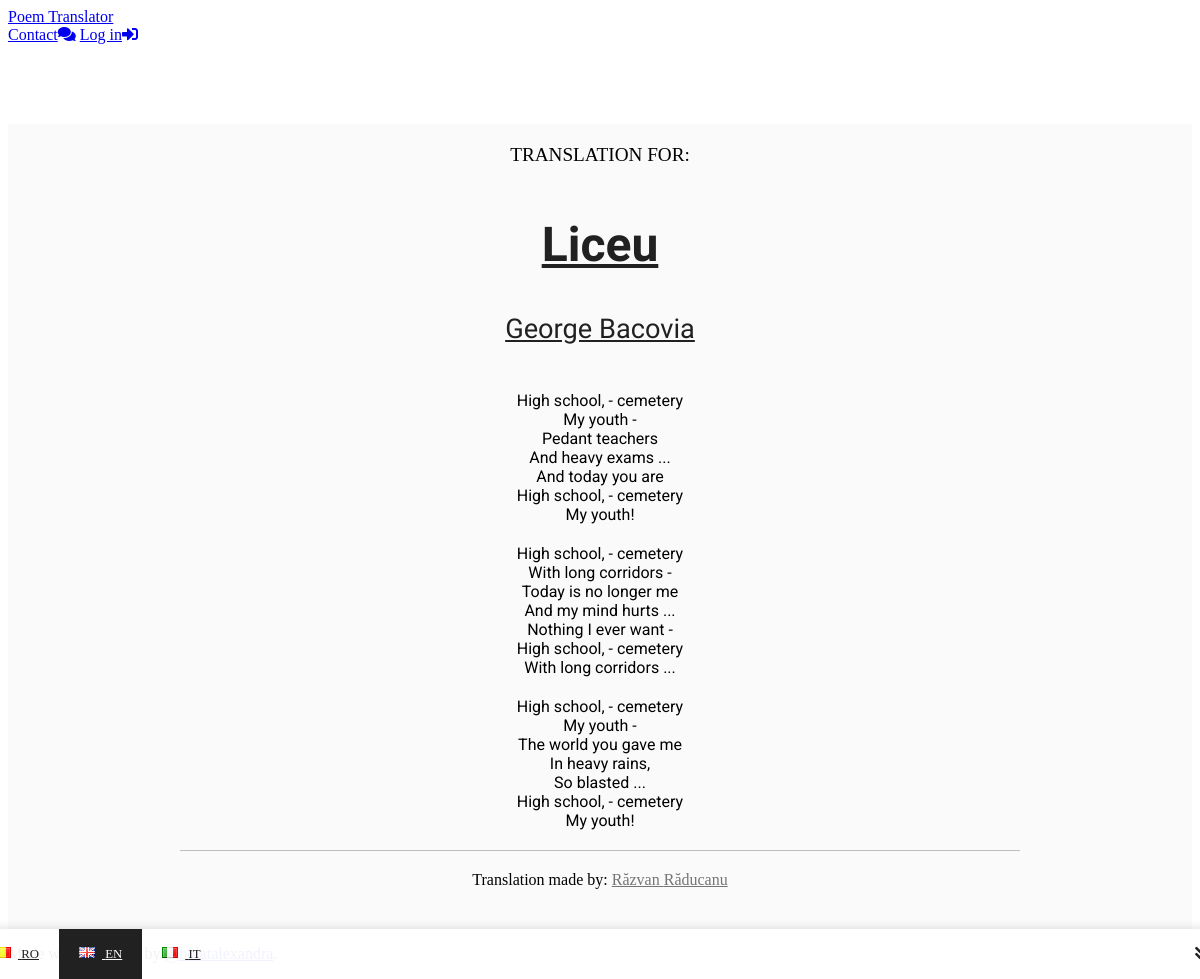
The app's page /poem/en/Liceu/razvanraducanu with its own data.
### tables this page shows
CREATE TABLE `poems` (
  `ID` int(11) NOT NULL,
  `TITLE` varchar(75) NOT NULL,
  `ID_AUTHOR` int(11) NOT NULL,
  `LANGUAGE` enum('RO','EN','DE','IT','FR','ES') NOT NULL,
  `ID_STAFF` int(11) NOT NULL
);

CREATE TABLE `authors` (
  `ID` int(11) NOT NULL,
  `NAME` varchar(100) NOT NULL,
  `BIRTH_DATE` int(4) UNSIGNED DEFAULT NULL,
  `DEATH_DATE` int(4) UNSIGNED DEFAULT NULL
);

CREATE TABLE `user_images` (
  `ID_USER` int(11) NOT NULL,
  `PATH` varchar(100) NOT NULL
);

CREATE TABLE `users` (
  `ID` int(11) NOT NULL,
  `FIRST_NAME` varchar(50) NOT NULL,
  `LAST_NAME` varchar(50) NOT NULL,
  `EMAIL` varchar(100) NOT NULL,
  `USERNAME` varchar(30) NOT NULL,
  `PASSWORD` varchar(255) NOT NULL
);

### libraries/View.php (called while the page is built, shortened)
<?php
class View
{
    public function render($name)
    {
        require_once('views/' . $name . '.php');
    }
}

### controllers/PoemController.php (called while the page is built, shortened)
<?php
require_once('libraries/Session.php');
require_once('models/PoemModel.php');
class PoemController extends Controller
{
    private $model;
    private $view_path;
    public function __construct()
    {
        $this->model = new PoemModel();
    }
    public function index()
    {
        $this->view->render('poem/' . $this->view_path . '/index');
    }
    public function loadTranslation($poem_title, $poem_language, $username)
    {
        $this->view_path = 'translation';
        $poem_title = str_replace('+', ' ', $poem_title);
        $poem_language = strtoupper($poem_language);
        $this->view->poem = $this->packPoemTranslation(
            $this->model->loadPoemForTranslationHeader($poem_title),
            $this->model->countPoemStrophes()
        );
        $this->view->user = $this->packUserTranslation(
            $this->model->selectUser($username),
            $username
        );
        $this->view->translation = $this->packTranslation(
            $this->model->loadTranslationHeader($this->view->poem['id'], $this->view->user['id'], $poem_language),
            $poem_language,
            $this->view->poem['title'],
            $this->view->user['username'],
            $this->packAvailableTranslations(
                $this->model->loadAvailableTranslations()
            )
        );
        $this->view->translation = $this->packTranslationStrophes(
            $this->view->translation,
            $this->model->loadTranslationBody($this->view->translation['id']),
            $this->view->poem['size']
        );
        return true;
    }
    private function packAvailableTranslations($languages)
    {
        $translations = [];
        foreach ($languages as $language) {
            array_push($translations, strtolower($language['LANGUAGE'])
            );
        }
        return $translations;
    }
    private function packPoemTranslation($header, $count)
    {
        $poem['id'] = $header['POEM_ID'];
        $poem['title'] = $header['POEM_TITLE'];
        $poem['size'] = ($count != null ? $count : '0');
        $language = strtolower($header['LANGUAGE']);
        $poem['language']['name'] = $language;
        $poem['language']['flag'] = 'flag flag-' . ($language == 'en' ? 'gb' : $language);
        $poem['language']['link'] = '/poem/' . $language . '/' . str_replace(' ', '+', $poem['title']);
        $poem['author']['id'] = $header['AUTHOR_ID'];
        $poem['author']['name'] = $header['AUTHOR_NAME'];
        $poem['author']['link'] = '/author/' . str_replace(' ', '+', $poem['author']['name']);
        return $poem;
    }
    private function packUserTranslation($model, $username)
    {
        $user['id'] = $model['USER_ID'];
        $user['first_name'] = $model['USER_FN'];
        $user['last_name'] = $model['USER_LN'];
        $user['username'] = $username;
        $user['link'] = '/user/' . $user['username'];
        $user['avatar_name'] = $model['USER_AVATAR'];
        return $user;
    }
    private function packTranslation($header, $language, $title, $username, $available_languages)
    {
        $translation['id'] = $header['TRANSLATION_ID'];
        $translation['rating'] = $header['RATING'];
        $language = strtolower($language);
        $title = $poem_title = str_replace(' ', '+', $title);
        $array = [];
        $array['name'] = $language;
        $array['flag'] = 'flag flag-' . ($language == 'en' ? 'gb' : $language);
        $array['link'] = '/poem/' . $language . '/' . $title . '/' . $username;
        $translation['language'] = $array;
        $i = 0;
        $array = [];
        foreach ($available_languages as $language) {
            $array[$i]['name'] = $language;
            $array[$i]['flag'] = 'flag flag-' . ($language == 'en' ? 'gb' : $language);
            $array[$i]['link'] = '/poem/' . $language . '/' . $title;
            $i++;
        }
        $translation['translations'] = $array;
        return $translation;
    }
    private function packTranslationStrophes($header, $body, $count)
    {
        $translation = $header;
        for ($i = 0; $i < $count; $i++) {
            $translation['strophes'][$i] = null;
        }
        if ($body != null) {
            foreach ($body as $strophe) {
                $translation['strophes'][$strophe['NTH'] - 1] = $strophe['TEXT'];
            }
        }
        return $translation;
    }
}

### index.php (called while the page is built, shortened)
<?php
$app = new Application();

### libraries/Session.php (called while the page is built, shortened)
<?php
class Session
{
    public static function exists($key)
    {
        return isset($_SESSION[$key]) && !empty($_SESSION[$key]);
    }
}

### libraries/Model.php (called while the page is built, shortened)
<?php
require_once('libraries/Database.php');
class Model
{
    function __construct()
    {
        $this->db = new Database();
    }
}

### libraries/Database.php (called while the page is built, shortened)
<?php
class Database extends PDO
{
    public function __construct(
        $username = PT_DB_USERNAME,
        $password = PT_DB_PASSWORD)
    {
        $dsn = 'mysql:host=' . PT_DB_SERVER . ';dbname=' . PT_DB_NAME . ';charset=' . PT_DB_CHARSET;
    }
}

### models/PoemModel.php (called while the page is built, shortened)
<?php
require_once('libraries/Model.php');
class PoemModel extends Model
{
    public function loadPoemForTranslationHeader($poem_title) {
        $SQL = 'SELECT p.ID AS POEM_ID, p.TITLE as POEM_TITLE, p.LANGUAGE AS LANGUAGE, p.ID_AUTHOR AS AUTHOR_ID,
                       a.NAME AS AUTHOR_NAME
                FROM poems p
                JOIN authors a ON p.ID_AUTHOR = a.ID
                WHERE p.TITLE = "' . $poem_title . '"';
        $statement = $this->db->prepare($SQL);
        $statement->execute();
        $result = $statement->fetch(PDO::FETCH_ASSOC);
        return $result;
    }
    public function selectUser($username) {
        $SQL = 'SELECT u.ID AS USER_ID, u.FIRST_NAME AS USER_FN, u.LAST_NAME AS USER_LN,
                ui.PATH as USER_AVATAR
                FROM users u
                LEFT JOIN user_images ui ON u.ID = ui.ID_USER
                WHERE u.USERNAME = "' . $username . '"';
        $statement = $this->db->prepare($SQL);
        $statement->execute();
        $result = $statement->fetch(PDO::FETCH_ASSOC);
        return $result;
    }
}

### views/poem/translation/index.php (the view, shortened to what this page needs)
<?php require_once('views/components/meta.php'); ?>
<link rel="stylesheet" href="/public/css/translation.css">
<link rel="stylesheet" href="/public/css/flags.min.css">
<?php
if (Session::exists('user_id')) {
    require_once('views/components/header.php');
} else {
    require_once('views/components/header-generic.php');
}
?>
<main>
    <div class="container">
        <section class="info">
            Translation for:
        </section>
        <section class="poem">
            <h1 class="poem-title">
                <a href="<?php echo $this->poem['language']['link'] ?>">
                    <?php echo $this->poem['title']; ?>
                </a>
            </h1>
            <div class="poem-author">
                <a href="<?php echo $this->poem['author']['link']; ?>">
                    <?php echo $this->poem['author']['name'];; ?>
                </a>
            </div>
            <div class="poem-strophes">
                <?php foreach($this->translation['strophes'] as $strophe) :
                    if ($strophe == null) :
                        echo '<pre class="announce">This strophe was not translated!</pre>';
                    else :
                        echo '<pre>' . $strophe . '</pre>';
                    endif;
                endforeach; ?>
            </div>
        </section>
        <section class="author">
            <div class="container">
                Translation made by:
                <a href="<?php echo $this->user['link']; ?>">
                    <?php echo $this->user['first_name']; ?>
                    <?php echo $this->user['last_name']; ?>
                </a>
            </div>
        </section>
    </div>
    <nav class="menu-languages">
        <a href="<?php echo $this->poem['language']['link']; ?>">
            <img src="../../../../public/img/flags/blank.gif"
                 class="<?php echo $this->poem['language']['flag']; ?>"
                 alt="<?php echo $this->poem['language']['name']; ?>"/>
            <?php echo $this->poem['language']['name']; ?>
        </a>
        <?php foreach($this->translation['translations'] as $language) :
            echo '<a href="' . $language['link'] . '"';
            if ($language['name'] == $this->translation['language']['name']) :
                echo ' class="active"';
            endif;
            echo '>'; ?>
            <img src="../../../public/img/flags/blank.gif"
                 class="<?php echo $language['flag']; ?>"
                 alt="<?php echo $language['name']; ?>"/>
            <?php echo $language['name'];
            echo '</a>';
        endforeach; ?>
        <a href="" class="arrow"><i class="fas fa-angle-double-down"></i></a>
    </nav>
</main>
<?php require_once('views/components/footer.php'); ?>

### public/css/translation.css (style rules this page uses)
main { margin-top: 80px; display: flex; flex-direction: row; justify-content: center; }
main .container { background-color: #FAFAFA; width: 100%; max-width: 1600px; padding: 20px; }
main .container > .info { font-size: 1.2em; font-weight: 300; text-align: center; text-transform: uppercase; padding-bottom: 10px; }
main .container > .poem { display: block; width: 100%; }
main .container > .poem .poem-title, main .container > .poem .poem-author { text-align: center; font-family: "Parisienne", cursive; }
main .container > .poem .poem-title > a, main .container > .poem .poem-author > a { color: #212121; }
main .container > .poem .poem-title { font-weight: bold; font-size: 3em; }
main .container > .poem .poem-author { font-size: 1.7em; padding-bottom: 30px; }
main .container > .poem .poem-strophes { display: block; }
main .container > .poem .poem-strophes pre { font-family: "Roboto", sans-serif; text-align: center; margin-bottom: 20px; font-size: 1em; }
main .container > .author > .container { margin: 0 auto; max-width: 800px; border-top: 1px solid #BDBDBD; text-align: center; }
main .container > .author > .container > a { color: #757575; }
main .menu-languages { display: flex; flex-direction: row; flex-wrap: wrap; position: fixed; width: 100%; max-width: 1300px; min-height: 50px; bottom: 0; padding-right: 50px; margin: 0 auto; box-shadow: 0 0 10px rgba(0, 0, 0, 0.15); background-color: rgba(255, 255, 255, 0.95); }
main .menu-languages a { line-height: 50px; padding: 0 20px; text-transform: uppercase; font-size: 0.8em; font-weight: 300; color: #212121; position: relative; vertical-align: middle; }
main .menu-languages a img { margin-right: 7px; }
main .menu-languages a.active { color: #FAFAFA; background-color: #212121; }
main .menu-languages a.arrow { position: absolute; right: 0; font-size: 1em; }
main .menu-languages a.arrow::after { right: 100%; }

### records on screen
poems: TITLE "Liceu", ID_AUTHOR.NAME "George Bacovia"
user_images: ID_USER.FIRST_NAME "Răzvan", ID_USER.LAST_NAME "Răducanu"

### other values on screen
$strophe "High school, - cemetery My youth - Pedant teachers And heavy exams ... And today you are High school, - cemetery My youth!"
$strophe "High school, - cemetery With long corridors - Today is no longer me And my mind hurts ... Nothing I ever want - High school, - cemetery With long corridors ..."
$strophe "High school, - cemetery My youth - The world you gave me In heavy rains, So blasted ... High school, - cemetery My youth!"
$this->poem['language']['name'] "RO"
$language['name'] "EN"
$language['name'] "IT"
